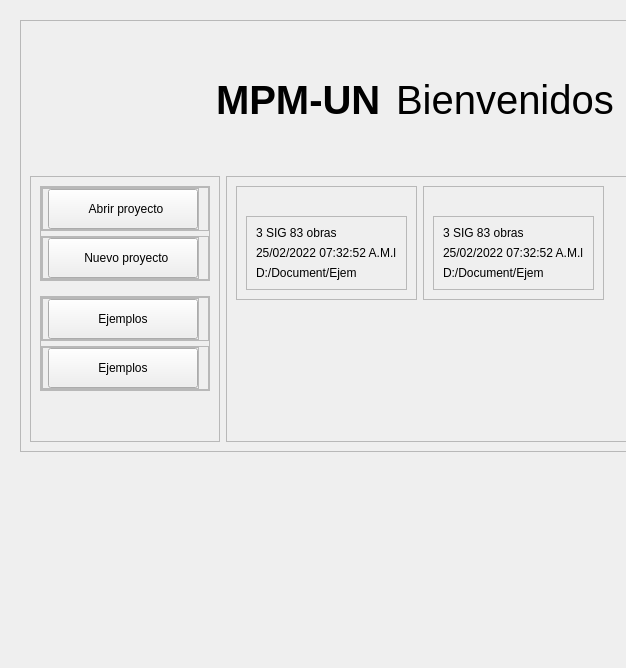
<?xml version="1.0" encoding="UTF-8"?>
<ui version="4.0">
 <class>frame_inicio_container</class>
 <widget class="QFrame" name="frame_inicio_container">
  <property name="geometry">
   <rect>
    <x>0</x>
    <y>0</y>
    <width>626</width>
    <height>668</height>
   </rect>
  </property>
  <property name="windowTitle">
   <string>Frame</string>
  </property>
  <property name="styleSheet">
   <string notr="true">/*Colores primarios*/
/* 
gris oscuro		#222222		#333333		#444444
gris claro 		#999999		#DDDDDD
verde claro						#C8CC8E
vinotinto  						#742427
*/
/*Colores secundarios */
/* 
Azules  		#36C9C6		#00BDB9	#77ACA2
rojos		 	#910D3F		#C70039		#F94646
naranjas 		#D34E24		#F28123		#F7F052
*/

/* Funetes/*

/*
italic:				font: italic 9pt &quot;Ubuntu&quot;;
regular:			font: 9pt &quot;Ubuntu&quot;;
light:				font: 300 9pt &quot;Ubuntu&quot;;
medium:			font: 500 9pt &quot;Ubuntu&quot;;
bold:				font: 700 9pt &quot;Ubuntu&quot;;
*/

/****************************************************************************************************************************************************/





QFrame#frame_infEjemplos1,
QFrame#frame_infEjemplos2,
QFrame#frame_infAbrirProyecto,
QFrame#frame_infNuevoProyecto{
background-color: #C8CC8E;
border-radius: 10px
}

QFrame#frame_supEjemplos1,
QFrame#frame_supEjemplos2,
QFrame#frame_supAbrirProyecto,
QFrame#frame_supNuevoProyecto{
background-color: #DDDDDD;
border-radius: 10px
}


QFrame#frame_inicio_container{
font-family: &quot;Ubuntu&quot;;
background: #333333;
}

#frame_card_1, #frame_card_2{
background: #DDDDDD;
border-radius: 5px

}

#frame_proyectos{
background: #444444;
color: #DDDDDD;

}
#frame_proyectos &gt; QLabel{
color: #DDDDDD;
}




QLabel{
font-family: &quot;Ubuntu&quot;;
}

#label_title_1{
color: #DDDDDD; 
font-size:30pt;
}

#label_title_2{
color: #C8CC8E;
font-size:30pt;
font-weight:bold;

}


QToolButton{
background-color: transparent;
font-family: &quot;Ubuntu&quot;;
color: #222222;
}


</string>
  </property>
  <widget class="QFrame" name="frame">
   <property name="geometry">
    <rect>
     <x>20</x>
     <y>20</y>
     <width>699</width>
     <height>432</height>
    </rect>
   </property>
   <property name="frameShape">
    <enum>QFrame::StyledPanel</enum>
   </property>
   <property name="frameShadow">
    <enum>QFrame::Raised</enum>
   </property>
   <layout class="QVBoxLayout" name="verticalLayout_12">
    <item>
     <layout class="QHBoxLayout" name="horizontalLayout_2">
      <property name="leftMargin">
       <number>50</number>
      </property>
      <property name="topMargin">
       <number>20</number>
      </property>
      <property name="bottomMargin">
       <number>20</number>
      </property>
      <item>
       <widget class="QLabel" name="label_4">
        <property name="sizePolicy">
         <sizepolicy hsizetype="Fixed" vsizetype="Fixed">
          <horstretch>0</horstretch>
          <verstretch>0</verstretch>
         </sizepolicy>
        </property>
        <property name="minimumSize">
         <size>
          <width>100</width>
          <height>100</height>
         </size>
        </property>
        <property name="maximumSize">
         <size>
          <width>100</width>
          <height>100</height>
         </size>
        </property>
        <property name="text">
         <string/>
        </property>
        <property name="pixmap">
         <pixmap>../recursos/iconos/iconos_logo/Logo_V1.svg</pixmap>
        </property>
        <property name="scaledContents">
         <bool>true</bool>
        </property>
        <property name="wordWrap">
         <bool>false</bool>
        </property>
        <property name="openExternalLinks">
         <bool>false</bool>
        </property>
       </widget>
      </item>
      <item>
       <layout class="QHBoxLayout" name="horizontalLayout">
        <property name="spacing">
         <number>15</number>
        </property>
        <property name="leftMargin">
         <number>30</number>
        </property>
        <item>
         <widget class="QLabel" name="label_title_2">
          <property name="font">
           <font>
            <family>Ubuntu</family>
            <pointsize>30</pointsize>
            <bold>true</bold>
           </font>
          </property>
          <property name="text">
           <string>MPM-UN</string>
          </property>
         </widget>
        </item>
        <item>
         <widget class="QLabel" name="label_title_1">
          <property name="font">
           <font>
            <family>Ubuntu</family>
            <pointsize>30</pointsize>
           </font>
          </property>
          <property name="text">
           <string>Bienvenidos a</string>
          </property>
         </widget>
        </item>
        <item>
         <spacer name="horizontalSpacer">
          <property name="orientation">
           <enum>Qt::Horizontal</enum>
          </property>
          <property name="sizeHint" stdset="0">
           <size>
            <width>40</width>
            <height>20</height>
           </size>
          </property>
         </spacer>
        </item>
       </layout>
      </item>
     </layout>
    </item>
    <item>
     <layout class="QHBoxLayout" name="horizontalLayout_3">
      <item>
       <widget class="QFrame" name="frame_9">
        <property name="sizePolicy">
         <sizepolicy hsizetype="Fixed" vsizetype="Preferred">
          <horstretch>0</horstretch>
          <verstretch>0</verstretch>
         </sizepolicy>
        </property>
        <property name="frameShape">
         <enum>QFrame::StyledPanel</enum>
        </property>
        <property name="frameShadow">
         <enum>QFrame::Raised</enum>
        </property>
        <layout class="QVBoxLayout" name="verticalLayout_8">
         <property name="spacing">
          <number>15</number>
         </property>
         <item>
          <widget class="QFrame" name="frame_4">
           <property name="frameShape">
            <enum>QFrame::StyledPanel</enum>
           </property>
           <property name="frameShadow">
            <enum>QFrame::Raised</enum>
           </property>
           <layout class="QVBoxLayout" name="verticalLayout_13">
            <property name="spacing">
             <number>5</number>
            </property>
            <property name="leftMargin">
             <number>0</number>
            </property>
            <property name="topMargin">
             <number>0</number>
            </property>
            <property name="rightMargin">
             <number>0</number>
            </property>
            <property name="bottomMargin">
             <number>0</number>
            </property>
            <item>
             <widget class="QFrame" name="frame_infAbrirProyecto">
              <property name="sizePolicy">
               <sizepolicy hsizetype="Fixed" vsizetype="Fixed">
                <horstretch>0</horstretch>
                <verstretch>0</verstretch>
               </sizepolicy>
              </property>
              <property name="frameShape">
               <enum>QFrame::StyledPanel</enum>
              </property>
              <property name="frameShadow">
               <enum>QFrame::Raised</enum>
              </property>
              <layout class="QVBoxLayout" name="verticalLayout">
               <property name="spacing">
                <number>0</number>
               </property>
               <property name="leftMargin">
                <number>0</number>
               </property>
               <property name="topMargin">
                <number>0</number>
               </property>
               <property name="bottomMargin">
                <number>0</number>
               </property>
               <item>
                <widget class="QFrame" name="frame_supAbrirProyecto">
                 <property name="sizePolicy">
                  <sizepolicy hsizetype="Fixed" vsizetype="Fixed">
                   <horstretch>0</horstretch>
                   <verstretch>0</verstretch>
                  </sizepolicy>
                 </property>
                 <property name="styleSheet">
                  <string notr="true"/>
                 </property>
                 <property name="frameShape">
                  <enum>QFrame::StyledPanel</enum>
                 </property>
                 <property name="frameShadow">
                  <enum>QFrame::Raised</enum>
                 </property>
                 <layout class="QHBoxLayout" name="horizontalLayout_4">
                  <property name="spacing">
                   <number>0</number>
                  </property>
                  <property name="leftMargin">
                   <number>5</number>
                  </property>
                  <property name="topMargin">
                   <number>0</number>
                  </property>
                  <property name="rightMargin">
                   <number>0</number>
                  </property>
                  <property name="bottomMargin">
                   <number>0</number>
                  </property>
                  <item>
                   <widget class="QToolButton" name="toolButton_abrirProyecto">
                    <property name="minimumSize">
                     <size>
                      <width>150</width>
                      <height>40</height>
                     </size>
                    </property>
                    <property name="styleSheet">
                     <string notr="true"/>
                    </property>
                    <property name="text">
                     <string>  Abrir proyecto</string>
                    </property>
                    <property name="icon">
                     <iconset>
                      <normaloff>../recursos/iconos/iconos_frame_inicio/new_p.svg</normaloff>../recursos/iconos/iconos_frame_inicio/new_p.svg</iconset>
                    </property>
                    <property name="iconSize">
                     <size>
                      <width>20</width>
                      <height>20</height>
                     </size>
                    </property>
                    <property name="popupMode">
                     <enum>QToolButton::DelayedPopup</enum>
                    </property>
                    <property name="toolButtonStyle">
                     <enum>Qt::ToolButtonTextBesideIcon</enum>
                    </property>
                   </widget>
                  </item>
                 </layout>
                </widget>
               </item>
              </layout>
             </widget>
            </item>
            <item>
             <widget class="QFrame" name="frame_infNuevoProyecto">
              <property name="sizePolicy">
               <sizepolicy hsizetype="Fixed" vsizetype="Fixed">
                <horstretch>0</horstretch>
                <verstretch>0</verstretch>
               </sizepolicy>
              </property>
              <property name="frameShape">
               <enum>QFrame::StyledPanel</enum>
              </property>
              <property name="frameShadow">
               <enum>QFrame::Raised</enum>
              </property>
              <layout class="QVBoxLayout" name="verticalLayout_5">
               <property name="spacing">
                <number>0</number>
               </property>
               <property name="leftMargin">
                <number>0</number>
               </property>
               <property name="topMargin">
                <number>0</number>
               </property>
               <property name="bottomMargin">
                <number>0</number>
               </property>
               <item>
                <widget class="QFrame" name="frame_supNuevoProyecto">
                 <property name="sizePolicy">
                  <sizepolicy hsizetype="Fixed" vsizetype="Fixed">
                   <horstretch>0</horstretch>
                   <verstretch>0</verstretch>
                  </sizepolicy>
                 </property>
                 <property name="styleSheet">
                  <string notr="true"/>
                 </property>
                 <property name="frameShape">
                  <enum>QFrame::StyledPanel</enum>
                 </property>
                 <property name="frameShadow">
                  <enum>QFrame::Raised</enum>
                 </property>
                 <layout class="QHBoxLayout" name="horizontalLayout_8">
                  <property name="spacing">
                   <number>0</number>
                  </property>
                  <property name="leftMargin">
                   <number>5</number>
                  </property>
                  <property name="topMargin">
                   <number>0</number>
                  </property>
                  <property name="rightMargin">
                   <number>0</number>
                  </property>
                  <property name="bottomMargin">
                   <number>0</number>
                  </property>
                  <item>
                   <widget class="QToolButton" name="toolButton_nuevoProyecto">
                    <property name="minimumSize">
                     <size>
                      <width>150</width>
                      <height>40</height>
                     </size>
                    </property>
                    <property name="styleSheet">
                     <string notr="true"/>
                    </property>
                    <property name="text">
                     <string>  Nuevo proyecto</string>
                    </property>
                    <property name="icon">
                     <iconset>
                      <normaloff>../recursos/iconos/iconos_frame_inicio/open_p.svg</normaloff>../recursos/iconos/iconos_frame_inicio/open_p.svg</iconset>
                    </property>
                    <property name="iconSize">
                     <size>
                      <width>20</width>
                      <height>20</height>
                     </size>
                    </property>
                    <property name="popupMode">
                     <enum>QToolButton::DelayedPopup</enum>
                    </property>
                    <property name="toolButtonStyle">
                     <enum>Qt::ToolButtonTextBesideIcon</enum>
                    </property>
                    <property name="arrowType">
                     <enum>Qt::NoArrow</enum>
                    </property>
                   </widget>
                  </item>
                 </layout>
                </widget>
               </item>
              </layout>
             </widget>
            </item>
           </layout>
          </widget>
         </item>
         <item>
          <widget class="QFrame" name="frame_3">
           <property name="frameShape">
            <enum>QFrame::StyledPanel</enum>
           </property>
           <property name="frameShadow">
            <enum>QFrame::Raised</enum>
           </property>
           <layout class="QVBoxLayout" name="verticalLayout_11">
            <property name="spacing">
             <number>5</number>
            </property>
            <property name="leftMargin">
             <number>0</number>
            </property>
            <property name="topMargin">
             <number>0</number>
            </property>
            <property name="rightMargin">
             <number>0</number>
            </property>
            <property name="bottomMargin">
             <number>0</number>
            </property>
            <item>
             <widget class="QFrame" name="frame_infEjemplos2">
              <property name="sizePolicy">
               <sizepolicy hsizetype="Fixed" vsizetype="Fixed">
                <horstretch>0</horstretch>
                <verstretch>0</verstretch>
               </sizepolicy>
              </property>
              <property name="frameShape">
               <enum>QFrame::StyledPanel</enum>
              </property>
              <property name="frameShadow">
               <enum>QFrame::Raised</enum>
              </property>
              <layout class="QVBoxLayout" name="verticalLayout_4">
               <property name="spacing">
                <number>0</number>
               </property>
               <property name="leftMargin">
                <number>0</number>
               </property>
               <property name="topMargin">
                <number>0</number>
               </property>
               <property name="bottomMargin">
                <number>0</number>
               </property>
               <item>
                <widget class="QFrame" name="frame_supEjemplos2">
                 <property name="sizePolicy">
                  <sizepolicy hsizetype="Fixed" vsizetype="Fixed">
                   <horstretch>0</horstretch>
                   <verstretch>0</verstretch>
                  </sizepolicy>
                 </property>
                 <property name="frameShape">
                  <enum>QFrame::StyledPanel</enum>
                 </property>
                 <property name="frameShadow">
                  <enum>QFrame::Raised</enum>
                 </property>
                 <layout class="QHBoxLayout" name="horizontalLayout_7">
                  <property name="spacing">
                   <number>0</number>
                  </property>
                  <property name="leftMargin">
                   <number>5</number>
                  </property>
                  <property name="topMargin">
                   <number>0</number>
                  </property>
                  <property name="rightMargin">
                   <number>0</number>
                  </property>
                  <property name="bottomMargin">
                   <number>0</number>
                  </property>
                  <item>
                   <widget class="QToolButton" name="toolButton_ejemplos2">
                    <property name="minimumSize">
                     <size>
                      <width>150</width>
                      <height>40</height>
                     </size>
                    </property>
                    <property name="styleSheet">
                     <string notr="true"/>
                    </property>
                    <property name="text">
                     <string>Ejemplos</string>
                    </property>
                    <property name="icon">
                     <iconset>
                      <normaloff>:/iconos_consola/iconos/iconos_consola/exit.svg</normaloff>:/iconos_consola/iconos/iconos_consola/exit.svg</iconset>
                    </property>
                    <property name="popupMode">
                     <enum>QToolButton::DelayedPopup</enum>
                    </property>
                    <property name="toolButtonStyle">
                     <enum>Qt::ToolButtonTextOnly</enum>
                    </property>
                   </widget>
                  </item>
                 </layout>
                </widget>
               </item>
              </layout>
             </widget>
            </item>
            <item>
             <widget class="QFrame" name="frame_infEjemplos1">
              <property name="sizePolicy">
               <sizepolicy hsizetype="Fixed" vsizetype="Fixed">
                <horstretch>0</horstretch>
                <verstretch>0</verstretch>
               </sizepolicy>
              </property>
              <property name="styleSheet">
               <string notr="true"/>
              </property>
              <property name="frameShape">
               <enum>QFrame::StyledPanel</enum>
              </property>
              <property name="frameShadow">
               <enum>QFrame::Raised</enum>
              </property>
              <layout class="QVBoxLayout" name="verticalLayout_10">
               <property name="spacing">
                <number>0</number>
               </property>
               <property name="leftMargin">
                <number>0</number>
               </property>
               <property name="topMargin">
                <number>0</number>
               </property>
               <property name="bottomMargin">
                <number>0</number>
               </property>
               <item>
                <widget class="QFrame" name="frame_supEjemplos1">
                 <property name="sizePolicy">
                  <sizepolicy hsizetype="Fixed" vsizetype="Fixed">
                   <horstretch>0</horstretch>
                   <verstretch>0</verstretch>
                  </sizepolicy>
                 </property>
                 <property name="styleSheet">
                  <string notr="true"/>
                 </property>
                 <property name="frameShape">
                  <enum>QFrame::StyledPanel</enum>
                 </property>
                 <property name="frameShadow">
                  <enum>QFrame::Raised</enum>
                 </property>
                 <layout class="QHBoxLayout" name="horizontalLayout_10">
                  <property name="spacing">
                   <number>0</number>
                  </property>
                  <property name="leftMargin">
                   <number>5</number>
                  </property>
                  <property name="topMargin">
                   <number>0</number>
                  </property>
                  <property name="rightMargin">
                   <number>0</number>
                  </property>
                  <property name="bottomMargin">
                   <number>0</number>
                  </property>
                  <item>
                   <widget class="QToolButton" name="toolButton_ejemplos1">
                    <property name="minimumSize">
                     <size>
                      <width>150</width>
                      <height>40</height>
                     </size>
                    </property>
                    <property name="styleSheet">
                     <string notr="true"/>
                    </property>
                    <property name="text">
                     <string>Ejemplos</string>
                    </property>
                    <property name="icon">
                     <iconset>
                      <normaloff>:/iconos_consola/iconos/iconos_consola/exit.svg</normaloff>:/iconos_consola/iconos/iconos_consola/exit.svg</iconset>
                    </property>
                    <property name="popupMode">
                     <enum>QToolButton::DelayedPopup</enum>
                    </property>
                    <property name="toolButtonStyle">
                     <enum>Qt::ToolButtonTextOnly</enum>
                    </property>
                   </widget>
                  </item>
                 </layout>
                </widget>
               </item>
              </layout>
             </widget>
            </item>
           </layout>
          </widget>
         </item>
         <item>
          <spacer name="verticalSpacer">
           <property name="orientation">
            <enum>Qt::Vertical</enum>
           </property>
           <property name="sizeHint" stdset="0">
            <size>
             <width>20</width>
             <height>40</height>
            </size>
           </property>
          </spacer>
         </item>
        </layout>
       </widget>
      </item>
      <item>
       <layout class="QHBoxLayout" name="horizontalLayout_5">
        <item>
         <widget class="QFrame" name="frame_proyectos">
          <property name="frameShape">
           <enum>QFrame::StyledPanel</enum>
          </property>
          <property name="frameShadow">
           <enum>QFrame::Raised</enum>
          </property>
          <layout class="QFormLayout" name="formLayout">
           <item row="0" column="0">
            <widget class="QFrame" name="frame_card_1">
             <property name="sizePolicy">
              <sizepolicy hsizetype="Fixed" vsizetype="Fixed">
               <horstretch>0</horstretch>
               <verstretch>0</verstretch>
              </sizepolicy>
             </property>
             <property name="frameShape">
              <enum>QFrame::StyledPanel</enum>
             </property>
             <property name="frameShadow">
              <enum>QFrame::Raised</enum>
             </property>
             <layout class="QVBoxLayout" name="verticalLayout_3">
              <item>
               <widget class="QLabel" name="label_7">
                <property name="sizePolicy">
                 <sizepolicy hsizetype="Fixed" vsizetype="Fixed">
                  <horstretch>0</horstretch>
                  <verstretch>0</verstretch>
                 </sizepolicy>
                </property>
                <property name="text">
                 <string/>
                </property>
                <property name="pixmap">
                 <pixmap>:/iconos_logo/iconos/iconos_logo/Logo_V1.svg</pixmap>
                </property>
                <property name="scaledContents">
                 <bool>true</bool>
                </property>
                <property name="wordWrap">
                 <bool>false</bool>
                </property>
                <property name="openExternalLinks">
                 <bool>false</bool>
                </property>
               </widget>
              </item>
              <item>
               <widget class="QFrame" name="frame_10">
                <property name="sizePolicy">
                 <sizepolicy hsizetype="Preferred" vsizetype="Fixed">
                  <horstretch>0</horstretch>
                  <verstretch>0</verstretch>
                 </sizepolicy>
                </property>
                <property name="frameShape">
                 <enum>QFrame::StyledPanel</enum>
                </property>
                <property name="frameShadow">
                 <enum>QFrame::Raised</enum>
                </property>
                <layout class="QVBoxLayout" name="verticalLayout_2">
                 <item>
                  <widget class="QLabel" name="label_3">
                   <property name="text">
                    <string>3 SIG 83 obras</string>
                   </property>
                  </widget>
                 </item>
                 <item>
                  <widget class="QLabel" name="label_5">
                   <property name="text">
                    <string>25/02/2022 07:32:52 A.M.l</string>
                   </property>
                  </widget>
                 </item>
                 <item>
                  <widget class="QLabel" name="label_6">
                   <property name="text">
                    <string>D:/Document/Ejem</string>
                   </property>
                  </widget>
                 </item>
                </layout>
               </widget>
              </item>
             </layout>
            </widget>
           </item>
           <item row="0" column="1">
            <widget class="QFrame" name="frame_card_2">
             <property name="sizePolicy">
              <sizepolicy hsizetype="Fixed" vsizetype="Fixed">
               <horstretch>0</horstretch>
               <verstretch>0</verstretch>
              </sizepolicy>
             </property>
             <property name="frameShape">
              <enum>QFrame::StyledPanel</enum>
             </property>
             <property name="frameShadow">
              <enum>QFrame::Raised</enum>
             </property>
             <layout class="QVBoxLayout" name="verticalLayout_6">
              <item>
               <widget class="QLabel" name="label_8">
                <property name="sizePolicy">
                 <sizepolicy hsizetype="Fixed" vsizetype="Fixed">
                  <horstretch>0</horstretch>
                  <verstretch>0</verstretch>
                 </sizepolicy>
                </property>
                <property name="text">
                 <string/>
                </property>
                <property name="pixmap">
                 <pixmap>:/iconos_logo/iconos/iconos_logo/Logo_V1.svg</pixmap>
                </property>
                <property name="scaledContents">
                 <bool>true</bool>
                </property>
                <property name="wordWrap">
                 <bool>false</bool>
                </property>
                <property name="openExternalLinks">
                 <bool>false</bool>
                </property>
               </widget>
              </item>
              <item>
               <widget class="QFrame" name="frame_13">
                <property name="sizePolicy">
                 <sizepolicy hsizetype="Preferred" vsizetype="Fixed">
                  <horstretch>0</horstretch>
                  <verstretch>0</verstretch>
                 </sizepolicy>
                </property>
                <property name="frameShape">
                 <enum>QFrame::StyledPanel</enum>
                </property>
                <property name="frameShadow">
                 <enum>QFrame::Raised</enum>
                </property>
                <layout class="QVBoxLayout" name="verticalLayout_7">
                 <item>
                  <widget class="QLabel" name="label_9">
                   <property name="text">
                    <string>3 SIG 83 obras</string>
                   </property>
                  </widget>
                 </item>
                 <item>
                  <widget class="QLabel" name="label_10">
                   <property name="text">
                    <string>25/02/2022 07:32:52 A.M.l</string>
                   </property>
                  </widget>
                 </item>
                 <item>
                  <widget class="QLabel" name="label_11">
                   <property name="text">
                    <string>D:/Document/Ejem</string>
                   </property>
                  </widget>
                 </item>
                </layout>
               </widget>
              </item>
             </layout>
            </widget>
           </item>
          </layout>
         </widget>
        </item>
       </layout>
      </item>
     </layout>
    </item>
   </layout>
  </widget>
 </widget>
 <resources/>
 <connections/>
</ui>
